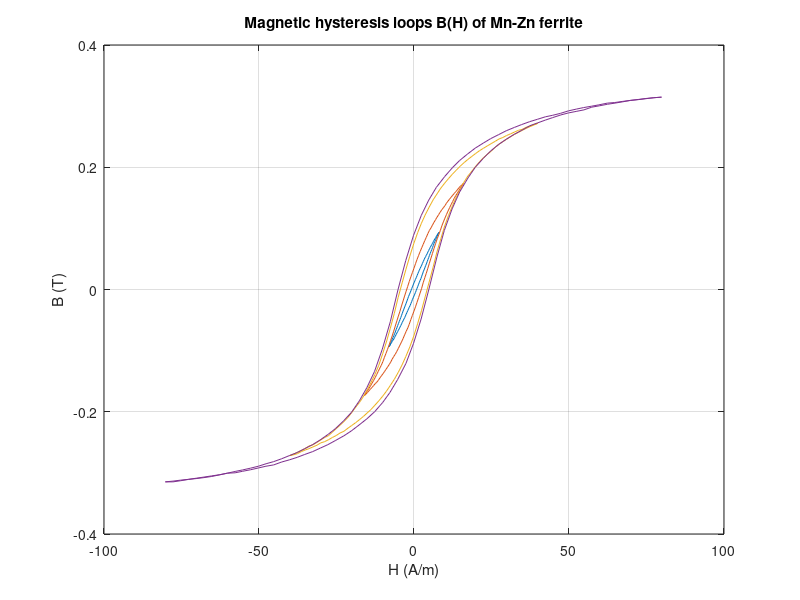

MATLAB code to generate this figure:
clear all

load('H_MnZn_ferrite.mat');
load('B_MnZn_ferrite.mat');

plot(HmeasT,BmeasT);
title('Magnetic hysteresis loops B(H) of Mn-Zn ferrite');
xlabel('H (A/m)');
ylabel('B (T)');
grid;
